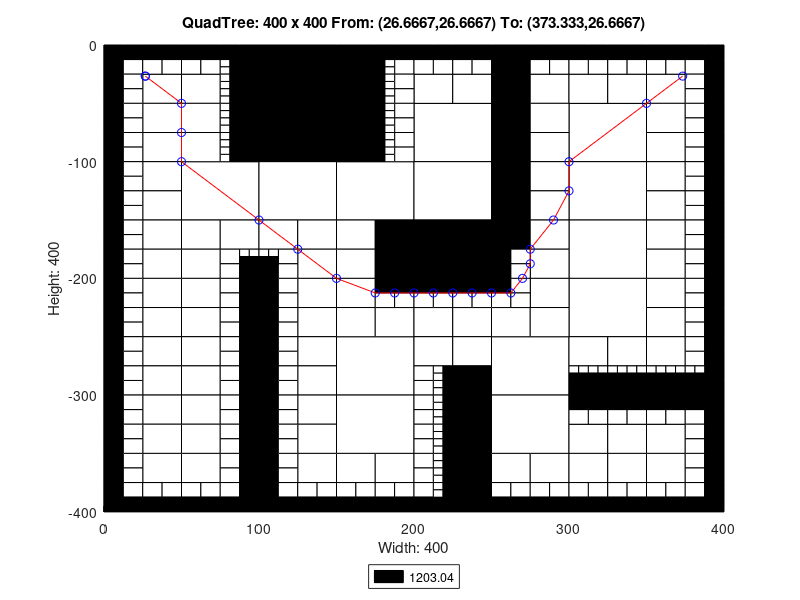

Source code (MATLAB):
axis([0 400 -400 0]);
title('QuadTree: 400 x 400 From: (26.6667,26.6667) To: (373.333,26.6667)');
xlabel('Width: 400');
ylabel('Height: 400');
rectangle('Position',[100 -50 50 50], 'FaceColor',[0 0 0]);
rectangle('Position',[100 -100 50 50], 'FaceColor',[0 0 0]);
rectangle('Position',[50 -150 50 50], 'FaceColor',[1 1 1]);
rectangle('Position',[100 -150 50 50], 'FaceColor',[1 1 1]);
rectangle('Position',[150 -150 50 50], 'FaceColor',[1 1 1]);
rectangle('Position',[200 -100 50 50], 'FaceColor',[1 1 1]);
rectangle('Position',[300 -100 50 50], 'FaceColor',[1 1 1]);
rectangle('Position',[200 -150 50 50], 'FaceColor',[1 1 1]);
rectangle('Position',[200 -200 50 50], 'FaceColor',[0 0 0]);
rectangle('Position',[300 -150 50 50], 'FaceColor',[1 1 1]);
rectangle('Position',[300 -200 50 50], 'FaceColor',[1 1 1]);
rectangle('Position',[150 -300 50 50], 'FaceColor',[1 1 1]);
rectangle('Position',[150 -350 50 50], 'FaceColor',[1 1 1]);
rectangle('Position',[250 -300 50 50], 'FaceColor',[1 1 1]);
rectangle('Position',[300 -250 50 50], 'FaceColor',[1 1 1]);
rectangle('Position',[250 -350 50 50], 'FaceColor',[1 1 1]);
rectangle('Position',[25 -50 25 25], 'FaceColor',[1 1 1]);
rectangle('Position',[50 -50 25 25], 'FaceColor',[1 1 1]);
rectangle('Position',[25 -75 25 25], 'FaceColor',[1 1 1]);
rectangle('Position',[25 -100 25 25], 'FaceColor',[1 1 1]);
rectangle('Position',[50 -75 25 25], 'FaceColor',[1 1 1]);
rectangle('Position',[50 -100 25 25], 'FaceColor',[1 1 1]);
rectangle('Position',[150 -25 25 25], 'FaceColor',[0 0 0]);
rectangle('Position',[150 -50 25 25], 'FaceColor',[0 0 0]);
rectangle('Position',[150 -75 25 25], 'FaceColor',[0 0 0]);
rectangle('Position',[150 -100 25 25], 'FaceColor',[0 0 0]);
rectangle('Position',[25 -125 25 25], 'FaceColor',[1 1 1]);
rectangle('Position',[25 -150 25 25], 'FaceColor',[1 1 1]);
rectangle('Position',[25 -175 25 25], 'FaceColor',[1 1 1]);
rectangle('Position',[25 -200 25 25], 'FaceColor',[1 1 1]);
rectangle('Position',[50 -175 25 25], 'FaceColor',[1 1 1]);
rectangle('Position',[75 -175 25 25], 'FaceColor',[1 1 1]);
rectangle('Position',[50 -200 25 25], 'FaceColor',[1 1 1]);
rectangle('Position',[100 -175 25 25], 'FaceColor',[1 1 1]);
rectangle('Position',[125 -175 25 25], 'FaceColor',[1 1 1]);
rectangle('Position',[125 -200 25 25], 'FaceColor',[1 1 1]);
rectangle('Position',[150 -175 25 25], 'FaceColor',[1 1 1]);
rectangle('Position',[175 -175 25 25], 'FaceColor',[0 0 0]);
rectangle('Position',[150 -200 25 25], 'FaceColor',[1 1 1]);
rectangle('Position',[175 -200 25 25], 'FaceColor',[0 0 0]);
rectangle('Position',[200 -50 25 25], 'FaceColor',[1 1 1]);
rectangle('Position',[225 -50 25 25], 'FaceColor',[1 1 1]);
rectangle('Position',[250 -25 25 25], 'FaceColor',[0 0 0]);
rectangle('Position',[250 -50 25 25], 'FaceColor',[0 0 0]);
rectangle('Position',[275 -50 25 25], 'FaceColor',[1 1 1]);
rectangle('Position',[250 -75 25 25], 'FaceColor',[0 0 0]);
rectangle('Position',[275 -75 25 25], 'FaceColor',[1 1 1]);
rectangle('Position',[250 -100 25 25], 'FaceColor',[0 0 0]);
rectangle('Position',[275 -100 25 25], 'FaceColor',[1 1 1]);
rectangle('Position',[300 -50 25 25], 'FaceColor',[1 1 1]);
rectangle('Position',[325 -50 25 25], 'FaceColor',[1 1 1]);
rectangle('Position',[350 -50 25 25], 'FaceColor',[1 1 1]);
rectangle('Position',[350 -75 25 25], 'FaceColor',[1 1 1]);
rectangle('Position',[350 -100 25 25], 'FaceColor',[1 1 1]);
rectangle('Position',[250 -125 25 25], 'FaceColor',[0 0 0]);
rectangle('Position',[275 -125 25 25], 'FaceColor',[1 1 1]);
rectangle('Position',[250 -150 25 25], 'FaceColor',[0 0 0]);
rectangle('Position',[275 -150 25 25], 'FaceColor',[1 1 1]);
rectangle('Position',[250 -175 25 25], 'FaceColor',[0 0 0]);
rectangle('Position',[275 -175 25 25], 'FaceColor',[1 1 1]);
rectangle('Position',[275 -200 25 25], 'FaceColor',[1 1 1]);
rectangle('Position',[350 -125 25 25], 'FaceColor',[1 1 1]);
rectangle('Position',[350 -150 25 25], 'FaceColor',[1 1 1]);
rectangle('Position',[350 -175 25 25], 'FaceColor',[1 1 1]);
rectangle('Position',[350 -200 25 25], 'FaceColor',[1 1 1]);
rectangle('Position',[25 -225 25 25], 'FaceColor',[1 1 1]);
rectangle('Position',[25 -250 25 25], 'FaceColor',[1 1 1]);
rectangle('Position',[50 -225 25 25], 'FaceColor',[1 1 1]);
rectangle('Position',[50 -250 25 25], 'FaceColor',[1 1 1]);
rectangle('Position',[25 -275 25 25], 'FaceColor',[1 1 1]);
rectangle('Position',[25 -300 25 25], 'FaceColor',[1 1 1]);
rectangle('Position',[50 -275 25 25], 'FaceColor',[1 1 1]);
rectangle('Position',[50 -300 25 25], 'FaceColor',[1 1 1]);
rectangle('Position',[125 -225 25 25], 'FaceColor',[1 1 1]);
rectangle('Position',[125 -250 25 25], 'FaceColor',[1 1 1]);
rectangle('Position',[150 -225 25 25], 'FaceColor',[1 1 1]);
rectangle('Position',[150 -250 25 25], 'FaceColor',[1 1 1]);
rectangle('Position',[175 -250 25 25], 'FaceColor',[1 1 1]);
rectangle('Position',[125 -275 25 25], 'FaceColor',[1 1 1]);
rectangle('Position',[125 -300 25 25], 'FaceColor',[1 1 1]);
rectangle('Position',[25 -325 25 25], 'FaceColor',[1 1 1]);
rectangle('Position',[25 -350 25 25], 'FaceColor',[1 1 1]);
rectangle('Position',[50 -325 25 25], 'FaceColor',[1 1 1]);
rectangle('Position',[50 -350 25 25], 'FaceColor',[1 1 1]);
rectangle('Position',[25 -375 25 25], 'FaceColor',[1 1 1]);
rectangle('Position',[50 -375 25 25], 'FaceColor',[1 1 1]);
rectangle('Position',[125 -325 25 25], 'FaceColor',[1 1 1]);
rectangle('Position',[125 -350 25 25], 'FaceColor',[1 1 1]);
rectangle('Position',[125 -375 25 25], 'FaceColor',[1 1 1]);
rectangle('Position',[150 -375 25 25], 'FaceColor',[1 1 1]);
rectangle('Position',[175 -375 25 25], 'FaceColor',[1 1 1]);
rectangle('Position',[200 -250 25 25], 'FaceColor',[1 1 1]);
rectangle('Position',[225 -250 25 25], 'FaceColor',[1 1 1]);
rectangle('Position',[275 -225 25 25], 'FaceColor',[1 1 1]);
rectangle('Position',[250 -250 25 25], 'FaceColor',[1 1 1]);
rectangle('Position',[275 -250 25 25], 'FaceColor',[1 1 1]);
rectangle('Position',[200 -275 25 25], 'FaceColor',[1 1 1]);
rectangle('Position',[225 -275 25 25], 'FaceColor',[1 1 1]);
rectangle('Position',[225 -300 25 25], 'FaceColor',[0 0 0]);
rectangle('Position',[350 -225 25 25], 'FaceColor',[1 1 1]);
rectangle('Position',[350 -250 25 25], 'FaceColor',[1 1 1]);
rectangle('Position',[300 -275 25 25], 'FaceColor',[1 1 1]);
rectangle('Position',[325 -275 25 25], 'FaceColor',[1 1 1]);
rectangle('Position',[350 -275 25 25], 'FaceColor',[1 1 1]);
rectangle('Position',[225 -325 25 25], 'FaceColor',[0 0 0]);
rectangle('Position',[225 -350 25 25], 'FaceColor',[0 0 0]);
rectangle('Position',[225 -375 25 25], 'FaceColor',[0 0 0]);
rectangle('Position',[225 -400 25 25], 'FaceColor',[0 0 0]);
rectangle('Position',[250 -375 25 25], 'FaceColor',[1 1 1]);
rectangle('Position',[275 -375 25 25], 'FaceColor',[1 1 1]);
rectangle('Position',[300 -350 25 25], 'FaceColor',[1 1 1]);
rectangle('Position',[325 -350 25 25], 'FaceColor',[1 1 1]);
rectangle('Position',[350 -350 25 25], 'FaceColor',[1 1 1]);
rectangle('Position',[300 -375 25 25], 'FaceColor',[1 1 1]);
rectangle('Position',[325 -375 25 25], 'FaceColor',[1 1 1]);
rectangle('Position',[350 -375 25 25], 'FaceColor',[1 1 1]);
rectangle('Position',[0 -12.5 12.5 12.5], 'FaceColor',[0 0 0]);
rectangle('Position',[12.5 -12.5 12.5 12.5], 'FaceColor',[0 0 0]);
rectangle('Position',[0 -25 12.5 12.5], 'FaceColor',[0 0 0]);
rectangle('Position',[12.5 -25 12.5 12.5], 'FaceColor',[1 1 1]);
rectangle('Position',[25 -12.5 12.5 12.5], 'FaceColor',[0 0 0]);
rectangle('Position',[37.5 -12.5 12.5 12.5], 'FaceColor',[0 0 0]);
rectangle('Position',[25 -25 12.5 12.5], 'FaceColor',[1 1 1]);
rectangle('Position',[37.5 -25 12.5 12.5], 'FaceColor',[1 1 1]);
rectangle('Position',[0 -37.5 12.5 12.5], 'FaceColor',[0 0 0]);
rectangle('Position',[12.5 -37.5 12.5 12.5], 'FaceColor',[1 1 1]);
rectangle('Position',[0 -50 12.5 12.5], 'FaceColor',[0 0 0]);
rectangle('Position',[12.5 -50 12.5 12.5], 'FaceColor',[1 1 1]);
rectangle('Position',[50 -12.5 12.5 12.5], 'FaceColor',[0 0 0]);
rectangle('Position',[62.5 -12.5 12.5 12.5], 'FaceColor',[0 0 0]);
rectangle('Position',[50 -25 12.5 12.5], 'FaceColor',[1 1 1]);
rectangle('Position',[62.5 -25 12.5 12.5], 'FaceColor',[1 1 1]);
rectangle('Position',[75 -12.5 12.5 12.5], 'FaceColor',[0 0 0]);
rectangle('Position',[87.5 -12.5 12.5 12.5], 'FaceColor',[0 0 0]);
rectangle('Position',[87.5 -25 12.5 12.5], 'FaceColor',[0 0 0]);
rectangle('Position',[87.5 -37.5 12.5 12.5], 'FaceColor',[0 0 0]);
rectangle('Position',[87.5 -50 12.5 12.5], 'FaceColor',[0 0 0]);
rectangle('Position',[0 -62.5 12.5 12.5], 'FaceColor',[0 0 0]);
rectangle('Position',[12.5 -62.5 12.5 12.5], 'FaceColor',[1 1 1]);
rectangle('Position',[0 -75 12.5 12.5], 'FaceColor',[0 0 0]);
rectangle('Position',[12.5 -75 12.5 12.5], 'FaceColor',[1 1 1]);
rectangle('Position',[0 -87.5 12.5 12.5], 'FaceColor',[0 0 0]);
rectangle('Position',[12.5 -87.5 12.5 12.5], 'FaceColor',[1 1 1]);
rectangle('Position',[0 -100 12.5 12.5], 'FaceColor',[0 0 0]);
rectangle('Position',[12.5 -100 12.5 12.5], 'FaceColor',[1 1 1]);
rectangle('Position',[87.5 -62.5 12.5 12.5], 'FaceColor',[0 0 0]);
rectangle('Position',[87.5 -75 12.5 12.5], 'FaceColor',[0 0 0]);
rectangle('Position',[87.5 -87.5 12.5 12.5], 'FaceColor',[0 0 0]);
rectangle('Position',[87.5 -100 12.5 12.5], 'FaceColor',[0 0 0]);
rectangle('Position',[175 -12.5 12.5 12.5], 'FaceColor',[0 0 0]);
rectangle('Position',[187.5 -12.5 12.5 12.5], 'FaceColor',[0 0 0]);
rectangle('Position',[187.5 -25 12.5 12.5], 'FaceColor',[1 1 1]);
rectangle('Position',[187.5 -37.5 12.5 12.5], 'FaceColor',[1 1 1]);
rectangle('Position',[187.5 -50 12.5 12.5], 'FaceColor',[1 1 1]);
rectangle('Position',[187.5 -62.5 12.5 12.5], 'FaceColor',[1 1 1]);
rectangle('Position',[187.5 -75 12.5 12.5], 'FaceColor',[1 1 1]);
rectangle('Position',[187.5 -87.5 12.5 12.5], 'FaceColor',[1 1 1]);
rectangle('Position',[187.5 -100 12.5 12.5], 'FaceColor',[1 1 1]);
rectangle('Position',[0 -112.5 12.5 12.5], 'FaceColor',[0 0 0]);
rectangle('Position',[12.5 -112.5 12.5 12.5], 'FaceColor',[1 1 1]);
rectangle('Position',[0 -125 12.5 12.5], 'FaceColor',[0 0 0]);
rectangle('Position',[12.5 -125 12.5 12.5], 'FaceColor',[1 1 1]);
rectangle('Position',[0 -137.5 12.5 12.5], 'FaceColor',[0 0 0]);
rectangle('Position',[12.5 -137.5 12.5 12.5], 'FaceColor',[1 1 1]);
rectangle('Position',[0 -150 12.5 12.5], 'FaceColor',[0 0 0]);
rectangle('Position',[12.5 -150 12.5 12.5], 'FaceColor',[1 1 1]);
rectangle('Position',[0 -162.5 12.5 12.5], 'FaceColor',[0 0 0]);
rectangle('Position',[12.5 -162.5 12.5 12.5], 'FaceColor',[1 1 1]);
rectangle('Position',[0 -175 12.5 12.5], 'FaceColor',[0 0 0]);
rectangle('Position',[12.5 -175 12.5 12.5], 'FaceColor',[1 1 1]);
rectangle('Position',[0 -187.5 12.5 12.5], 'FaceColor',[0 0 0]);
rectangle('Position',[12.5 -187.5 12.5 12.5], 'FaceColor',[1 1 1]);
rectangle('Position',[0 -200 12.5 12.5], 'FaceColor',[0 0 0]);
rectangle('Position',[12.5 -200 12.5 12.5], 'FaceColor',[1 1 1]);
rectangle('Position',[75 -187.5 12.5 12.5], 'FaceColor',[1 1 1]);
rectangle('Position',[75 -200 12.5 12.5], 'FaceColor',[1 1 1]);
rectangle('Position',[87.5 -200 12.5 12.5], 'FaceColor',[0 0 0]);
rectangle('Position',[112.5 -187.5 12.5 12.5], 'FaceColor',[1 1 1]);
rectangle('Position',[100 -200 12.5 12.5], 'FaceColor',[0 0 0]);
rectangle('Position',[112.5 -200 12.5 12.5], 'FaceColor',[1 1 1]);
rectangle('Position',[200 -12.5 12.5 12.5], 'FaceColor',[0 0 0]);
rectangle('Position',[212.5 -12.5 12.5 12.5], 'FaceColor',[0 0 0]);
rectangle('Position',[200 -25 12.5 12.5], 'FaceColor',[1 1 1]);
rectangle('Position',[212.5 -25 12.5 12.5], 'FaceColor',[1 1 1]);
rectangle('Position',[225 -12.5 12.5 12.5], 'FaceColor',[0 0 0]);
rectangle('Position',[237.5 -12.5 12.5 12.5], 'FaceColor',[0 0 0]);
rectangle('Position',[225 -25 12.5 12.5], 'FaceColor',[1 1 1]);
rectangle('Position',[237.5 -25 12.5 12.5], 'FaceColor',[1 1 1]);
rectangle('Position',[275 -12.5 12.5 12.5], 'FaceColor',[0 0 0]);
rectangle('Position',[287.5 -12.5 12.5 12.5], 'FaceColor',[0 0 0]);
rectangle('Position',[275 -25 12.5 12.5], 'FaceColor',[1 1 1]);
rectangle('Position',[287.5 -25 12.5 12.5], 'FaceColor',[1 1 1]);
rectangle('Position',[300 -12.5 12.5 12.5], 'FaceColor',[0 0 0]);
rectangle('Position',[312.5 -12.5 12.5 12.5], 'FaceColor',[0 0 0]);
rectangle('Position',[300 -25 12.5 12.5], 'FaceColor',[1 1 1]);
rectangle('Position',[312.5 -25 12.5 12.5], 'FaceColor',[1 1 1]);
rectangle('Position',[325 -12.5 12.5 12.5], 'FaceColor',[0 0 0]);
rectangle('Position',[337.5 -12.5 12.5 12.5], 'FaceColor',[0 0 0]);
rectangle('Position',[325 -25 12.5 12.5], 'FaceColor',[1 1 1]);
rectangle('Position',[337.5 -25 12.5 12.5], 'FaceColor',[1 1 1]);
rectangle('Position',[350 -12.5 12.5 12.5], 'FaceColor',[0 0 0]);
rectangle('Position',[362.5 -12.5 12.5 12.5], 'FaceColor',[0 0 0]);
rectangle('Position',[350 -25 12.5 12.5], 'FaceColor',[1 1 1]);
rectangle('Position',[362.5 -25 12.5 12.5], 'FaceColor',[1 1 1]);
rectangle('Position',[375 -12.5 12.5 12.5], 'FaceColor',[0 0 0]);
rectangle('Position',[387.5 -12.5 12.5 12.5], 'FaceColor',[0 0 0]);
rectangle('Position',[375 -25 12.5 12.5], 'FaceColor',[1 1 1]);
rectangle('Position',[387.5 -25 12.5 12.5], 'FaceColor',[0 0 0]);
rectangle('Position',[375 -37.5 12.5 12.5], 'FaceColor',[1 1 1]);
rectangle('Position',[387.5 -37.5 12.5 12.5], 'FaceColor',[0 0 0]);
rectangle('Position',[375 -50 12.5 12.5], 'FaceColor',[1 1 1]);
rectangle('Position',[387.5 -50 12.5 12.5], 'FaceColor',[0 0 0]);
rectangle('Position',[375 -62.5 12.5 12.5], 'FaceColor',[1 1 1]);
rectangle('Position',[387.5 -62.5 12.5 12.5], 'FaceColor',[0 0 0]);
rectangle('Position',[375 -75 12.5 12.5], 'FaceColor',[1 1 1]);
rectangle('Position',[387.5 -75 12.5 12.5], 'FaceColor',[0 0 0]);
rectangle('Position',[375 -87.5 12.5 12.5], 'FaceColor',[1 1 1]);
rectangle('Position',[387.5 -87.5 12.5 12.5], 'FaceColor',[0 0 0]);
rectangle('Position',[375 -100 12.5 12.5], 'FaceColor',[1 1 1]);
rectangle('Position',[387.5 -100 12.5 12.5], 'FaceColor',[0 0 0]);
rectangle('Position',[250 -187.5 12.5 12.5], 'FaceColor',[0 0 0]);
rectangle('Position',[262.5 -187.5 12.5 12.5], 'FaceColor',[1 1 1]);
rectangle('Position',[250 -200 12.5 12.5], 'FaceColor',[0 0 0]);
rectangle('Position',[262.5 -200 12.5 12.5], 'FaceColor',[1 1 1]);
rectangle('Position',[375 -112.5 12.5 12.5], 'FaceColor',[1 1 1]);
rectangle('Position',[387.5 -112.5 12.5 12.5], 'FaceColor',[0 0 0]);
rectangle('Position',[375 -125 12.5 12.5], 'FaceColor',[1 1 1]);
rectangle('Position',[387.5 -125 12.5 12.5], 'FaceColor',[0 0 0]);
rectangle('Position',[375 -137.5 12.5 12.5], 'FaceColor',[1 1 1]);
rectangle('Position',[387.5 -137.5 12.5 12.5], 'FaceColor',[0 0 0]);
rectangle('Position',[375 -150 12.5 12.5], 'FaceColor',[1 1 1]);
rectangle('Position',[387.5 -150 12.5 12.5], 'FaceColor',[0 0 0]);
rectangle('Position',[375 -162.5 12.5 12.5], 'FaceColor',[1 1 1]);
rectangle('Position',[387.5 -162.5 12.5 12.5], 'FaceColor',[0 0 0]);
rectangle('Position',[375 -175 12.5 12.5], 'FaceColor',[1 1 1]);
rectangle('Position',[387.5 -175 12.5 12.5], 'FaceColor',[0 0 0]);
rectangle('Position',[375 -187.5 12.5 12.5], 'FaceColor',[1 1 1]);
rectangle('Position',[387.5 -187.5 12.5 12.5], 'FaceColor',[0 0 0]);
rectangle('Position',[375 -200 12.5 12.5], 'FaceColor',[1 1 1]);
rectangle('Position',[387.5 -200 12.5 12.5], 'FaceColor',[0 0 0]);
rectangle('Position',[0 -212.5 12.5 12.5], 'FaceColor',[0 0 0]);
rectangle('Position',[12.5 -212.5 12.5 12.5], 'FaceColor',[1 1 1]);
rectangle('Position',[0 -225 12.5 12.5], 'FaceColor',[0 0 0]);
rectangle('Position',[12.5 -225 12.5 12.5], 'FaceColor',[1 1 1]);
rectangle('Position',[0 -237.5 12.5 12.5], 'FaceColor',[0 0 0]);
rectangle('Position',[12.5 -237.5 12.5 12.5], 'FaceColor',[1 1 1]);
rectangle('Position',[0 -250 12.5 12.5], 'FaceColor',[0 0 0]);
rectangle('Position',[12.5 -250 12.5 12.5], 'FaceColor',[1 1 1]);
rectangle('Position',[75 -212.5 12.5 12.5], 'FaceColor',[1 1 1]);
rectangle('Position',[87.5 -212.5 12.5 12.5], 'FaceColor',[0 0 0]);
rectangle('Position',[75 -225 12.5 12.5], 'FaceColor',[1 1 1]);
rectangle('Position',[87.5 -225 12.5 12.5], 'FaceColor',[0 0 0]);
rectangle('Position',[75 -237.5 12.5 12.5], 'FaceColor',[1 1 1]);
rectangle('Position',[87.5 -237.5 12.5 12.5], 'FaceColor',[0 0 0]);
rectangle('Position',[75 -250 12.5 12.5], 'FaceColor',[1 1 1]);
rectangle('Position',[87.5 -250 12.5 12.5], 'FaceColor',[0 0 0]);
rectangle('Position',[0 -262.5 12.5 12.5], 'FaceColor',[0 0 0]);
rectangle('Position',[12.5 -262.5 12.5 12.5], 'FaceColor',[1 1 1]);
rectangle('Position',[0 -275 12.5 12.5], 'FaceColor',[0 0 0]);
rectangle('Position',[12.5 -275 12.5 12.5], 'FaceColor',[1 1 1]);
rectangle('Position',[0 -287.5 12.5 12.5], 'FaceColor',[0 0 0]);
rectangle('Position',[12.5 -287.5 12.5 12.5], 'FaceColor',[1 1 1]);
rectangle('Position',[0 -300 12.5 12.5], 'FaceColor',[0 0 0]);
rectangle('Position',[12.5 -300 12.5 12.5], 'FaceColor',[1 1 1]);
rectangle('Position',[75 -262.5 12.5 12.5], 'FaceColor',[1 1 1]);
rectangle('Position',[87.5 -262.5 12.5 12.5], 'FaceColor',[0 0 0]);
rectangle('Position',[75 -275 12.5 12.5], 'FaceColor',[1 1 1]);
rectangle('Position',[87.5 -275 12.5 12.5], 'FaceColor',[0 0 0]);
rectangle('Position',[75 -287.5 12.5 12.5], 'FaceColor',[1 1 1]);
rectangle('Position',[87.5 -287.5 12.5 12.5], 'FaceColor',[0 0 0]);
rectangle('Position',[75 -300 12.5 12.5], 'FaceColor',[1 1 1]);
rectangle('Position',[87.5 -300 12.5 12.5], 'FaceColor',[0 0 0]);
rectangle('Position',[100 -212.5 12.5 12.5], 'FaceColor',[0 0 0]);
rectangle('Position',[112.5 -212.5 12.5 12.5], 'FaceColor',[1 1 1]);
rectangle('Position',[100 -225 12.5 12.5], 'FaceColor',[0 0 0]);
rectangle('Position',[112.5 -225 12.5 12.5], 'FaceColor',[1 1 1]);
rectangle('Position',[100 -237.5 12.5 12.5], 'FaceColor',[0 0 0]);
rectangle('Position',[112.5 -237.5 12.5 12.5], 'FaceColor',[1 1 1]);
rectangle('Position',[100 -250 12.5 12.5], 'FaceColor',[0 0 0]);
rectangle('Position',[112.5 -250 12.5 12.5], 'FaceColor',[1 1 1]);
rectangle('Position',[175 -212.5 12.5 12.5], 'FaceColor',[0 0 0]);
rectangle('Position',[187.5 -212.5 12.5 12.5], 'FaceColor',[0 0 0]);
rectangle('Position',[175 -225 12.5 12.5], 'FaceColor',[1 1 1]);
rectangle('Position',[187.5 -225 12.5 12.5], 'FaceColor',[1 1 1]);
rectangle('Position',[100 -262.5 12.5 12.5], 'FaceColor',[0 0 0]);
rectangle('Position',[112.5 -262.5 12.5 12.5], 'FaceColor',[1 1 1]);
rectangle('Position',[100 -275 12.5 12.5], 'FaceColor',[0 0 0]);
rectangle('Position',[112.5 -275 12.5 12.5], 'FaceColor',[1 1 1]);
rectangle('Position',[100 -287.5 12.5 12.5], 'FaceColor',[0 0 0]);
rectangle('Position',[112.5 -287.5 12.5 12.5], 'FaceColor',[1 1 1]);
rectangle('Position',[100 -300 12.5 12.5], 'FaceColor',[0 0 0]);
rectangle('Position',[112.5 -300 12.5 12.5], 'FaceColor',[1 1 1]);
rectangle('Position',[0 -312.5 12.5 12.5], 'FaceColor',[0 0 0]);
rectangle('Position',[12.5 -312.5 12.5 12.5], 'FaceColor',[1 1 1]);
rectangle('Position',[0 -325 12.5 12.5], 'FaceColor',[0 0 0]);
rectangle('Position',[12.5 -325 12.5 12.5], 'FaceColor',[1 1 1]);
rectangle('Position',[0 -337.5 12.5 12.5], 'FaceColor',[0 0 0]);
rectangle('Position',[12.5 -337.5 12.5 12.5], 'FaceColor',[1 1 1]);
rectangle('Position',[0 -350 12.5 12.5], 'FaceColor',[0 0 0]);
rectangle('Position',[12.5 -350 12.5 12.5], 'FaceColor',[1 1 1]);
rectangle('Position',[75 -312.5 12.5 12.5], 'FaceColor',[1 1 1]);
rectangle('Position',[87.5 -312.5 12.5 12.5], 'FaceColor',[0 0 0]);
rectangle('Position',[75 -325 12.5 12.5], 'FaceColor',[1 1 1]);
rectangle('Position',[87.5 -325 12.5 12.5], 'FaceColor',[0 0 0]);
rectangle('Position',[75 -337.5 12.5 12.5], 'FaceColor',[1 1 1]);
rectangle('Position',[87.5 -337.5 12.5 12.5], 'FaceColor',[0 0 0]);
rectangle('Position',[75 -350 12.5 12.5], 'FaceColor',[1 1 1]);
rectangle('Position',[87.5 -350 12.5 12.5], 'FaceColor',[0 0 0]);
rectangle('Position',[0 -362.5 12.5 12.5], 'FaceColor',[0 0 0]);
rectangle('Position',[12.5 -362.5 12.5 12.5], 'FaceColor',[1 1 1]);
rectangle('Position',[0 -375 12.5 12.5], 'FaceColor',[0 0 0]);
rectangle('Position',[12.5 -375 12.5 12.5], 'FaceColor',[1 1 1]);
rectangle('Position',[0 -387.5 12.5 12.5], 'FaceColor',[0 0 0]);
rectangle('Position',[12.5 -387.5 12.5 12.5], 'FaceColor',[1 1 1]);
rectangle('Position',[0 -400 12.5 12.5], 'FaceColor',[0 0 0]);
rectangle('Position',[12.5 -400 12.5 12.5], 'FaceColor',[0 0 0]);
rectangle('Position',[25 -387.5 12.5 12.5], 'FaceColor',[1 1 1]);
rectangle('Position',[37.5 -387.5 12.5 12.5], 'FaceColor',[1 1 1]);
rectangle('Position',[25 -400 12.5 12.5], 'FaceColor',[0 0 0]);
rectangle('Position',[37.5 -400 12.5 12.5], 'FaceColor',[0 0 0]);
rectangle('Position',[75 -362.5 12.5 12.5], 'FaceColor',[1 1 1]);
rectangle('Position',[87.5 -362.5 12.5 12.5], 'FaceColor',[0 0 0]);
rectangle('Position',[75 -375 12.5 12.5], 'FaceColor',[1 1 1]);
rectangle('Position',[87.5 -375 12.5 12.5], 'FaceColor',[0 0 0]);
rectangle('Position',[50 -387.5 12.5 12.5], 'FaceColor',[1 1 1]);
rectangle('Position',[62.5 -387.5 12.5 12.5], 'FaceColor',[1 1 1]);
rectangle('Position',[50 -400 12.5 12.5], 'FaceColor',[0 0 0]);
rectangle('Position',[62.5 -400 12.5 12.5], 'FaceColor',[0 0 0]);
rectangle('Position',[75 -387.5 12.5 12.5], 'FaceColor',[1 1 1]);
rectangle('Position',[87.5 -387.5 12.5 12.5], 'FaceColor',[0 0 0]);
rectangle('Position',[75 -400 12.5 12.5], 'FaceColor',[0 0 0]);
rectangle('Position',[87.5 -400 12.5 12.5], 'FaceColor',[0 0 0]);
rectangle('Position',[100 -312.5 12.5 12.5], 'FaceColor',[0 0 0]);
rectangle('Position',[112.5 -312.5 12.5 12.5], 'FaceColor',[1 1 1]);
rectangle('Position',[100 -325 12.5 12.5], 'FaceColor',[0 0 0]);
rectangle('Position',[112.5 -325 12.5 12.5], 'FaceColor',[1 1 1]);
rectangle('Position',[100 -337.5 12.5 12.5], 'FaceColor',[0 0 0]);
rectangle('Position',[112.5 -337.5 12.5 12.5], 'FaceColor',[1 1 1]);
rectangle('Position',[100 -350 12.5 12.5], 'FaceColor',[0 0 0]);
rectangle('Position',[112.5 -350 12.5 12.5], 'FaceColor',[1 1 1]);
rectangle('Position',[100 -362.5 12.5 12.5], 'FaceColor',[0 0 0]);
rectangle('Position',[112.5 -362.5 12.5 12.5], 'FaceColor',[1 1 1]);
rectangle('Position',[100 -375 12.5 12.5], 'FaceColor',[0 0 0]);
rectangle('Position',[112.5 -375 12.5 12.5], 'FaceColor',[1 1 1]);
rectangle('Position',[100 -387.5 12.5 12.5], 'FaceColor',[0 0 0]);
rectangle('Position',[112.5 -387.5 12.5 12.5], 'FaceColor',[1 1 1]);
rectangle('Position',[100 -400 12.5 12.5], 'FaceColor',[0 0 0]);
rectangle('Position',[112.5 -400 12.5 12.5], 'FaceColor',[0 0 0]);
rectangle('Position',[125 -387.5 12.5 12.5], 'FaceColor',[1 1 1]);
rectangle('Position',[137.5 -387.5 12.5 12.5], 'FaceColor',[1 1 1]);
rectangle('Position',[125 -400 12.5 12.5], 'FaceColor',[0 0 0]);
rectangle('Position',[137.5 -400 12.5 12.5], 'FaceColor',[0 0 0]);
rectangle('Position',[150 -387.5 12.5 12.5], 'FaceColor',[1 1 1]);
rectangle('Position',[162.5 -387.5 12.5 12.5], 'FaceColor',[1 1 1]);
rectangle('Position',[150 -400 12.5 12.5], 'FaceColor',[0 0 0]);
rectangle('Position',[162.5 -400 12.5 12.5], 'FaceColor',[0 0 0]);
rectangle('Position',[175 -387.5 12.5 12.5], 'FaceColor',[1 1 1]);
rectangle('Position',[187.5 -387.5 12.5 12.5], 'FaceColor',[1 1 1]);
rectangle('Position',[175 -400 12.5 12.5], 'FaceColor',[0 0 0]);
rectangle('Position',[187.5 -400 12.5 12.5], 'FaceColor',[0 0 0]);
rectangle('Position',[200 -212.5 12.5 12.5], 'FaceColor',[0 0 0]);
rectangle('Position',[212.5 -212.5 12.5 12.5], 'FaceColor',[0 0 0]);
rectangle('Position',[200 -225 12.5 12.5], 'FaceColor',[1 1 1]);
rectangle('Position',[212.5 -225 12.5 12.5], 'FaceColor',[1 1 1]);
rectangle('Position',[225 -212.5 12.5 12.5], 'FaceColor',[0 0 0]);
rectangle('Position',[237.5 -212.5 12.5 12.5], 'FaceColor',[0 0 0]);
rectangle('Position',[225 -225 12.5 12.5], 'FaceColor',[1 1 1]);
rectangle('Position',[237.5 -225 12.5 12.5], 'FaceColor',[1 1 1]);
rectangle('Position',[250 -212.5 12.5 12.5], 'FaceColor',[0 0 0]);
rectangle('Position',[262.5 -212.5 12.5 12.5], 'FaceColor',[1 1 1]);
rectangle('Position',[250 -225 12.5 12.5], 'FaceColor',[1 1 1]);
rectangle('Position',[262.5 -225 12.5 12.5], 'FaceColor',[1 1 1]);
rectangle('Position',[200 -287.5 12.5 12.5], 'FaceColor',[1 1 1]);
rectangle('Position',[200 -300 12.5 12.5], 'FaceColor',[1 1 1]);
rectangle('Position',[375 -212.5 12.5 12.5], 'FaceColor',[1 1 1]);
rectangle('Position',[387.5 -212.5 12.5 12.5], 'FaceColor',[0 0 0]);
rectangle('Position',[375 -225 12.5 12.5], 'FaceColor',[1 1 1]);
rectangle('Position',[387.5 -225 12.5 12.5], 'FaceColor',[0 0 0]);
rectangle('Position',[375 -237.5 12.5 12.5], 'FaceColor',[1 1 1]);
rectangle('Position',[387.5 -237.5 12.5 12.5], 'FaceColor',[0 0 0]);
rectangle('Position',[375 -250 12.5 12.5], 'FaceColor',[1 1 1]);
rectangle('Position',[387.5 -250 12.5 12.5], 'FaceColor',[0 0 0]);
rectangle('Position',[300 -300 12.5 12.5], 'FaceColor',[0 0 0]);
rectangle('Position',[312.5 -300 12.5 12.5], 'FaceColor',[0 0 0]);
rectangle('Position',[325 -300 12.5 12.5], 'FaceColor',[0 0 0]);
rectangle('Position',[337.5 -300 12.5 12.5], 'FaceColor',[0 0 0]);
rectangle('Position',[375 -262.5 12.5 12.5], 'FaceColor',[1 1 1]);
rectangle('Position',[387.5 -262.5 12.5 12.5], 'FaceColor',[0 0 0]);
rectangle('Position',[375 -275 12.5 12.5], 'FaceColor',[1 1 1]);
rectangle('Position',[387.5 -275 12.5 12.5], 'FaceColor',[0 0 0]);
rectangle('Position',[350 -300 12.5 12.5], 'FaceColor',[0 0 0]);
rectangle('Position',[362.5 -300 12.5 12.5], 'FaceColor',[0 0 0]);
rectangle('Position',[387.5 -287.5 12.5 12.5], 'FaceColor',[0 0 0]);
rectangle('Position',[375 -300 12.5 12.5], 'FaceColor',[0 0 0]);
rectangle('Position',[387.5 -300 12.5 12.5], 'FaceColor',[0 0 0]);
rectangle('Position',[200 -312.5 12.5 12.5], 'FaceColor',[1 1 1]);
rectangle('Position',[200 -325 12.5 12.5], 'FaceColor',[1 1 1]);
rectangle('Position',[200 -337.5 12.5 12.5], 'FaceColor',[1 1 1]);
rectangle('Position',[200 -350 12.5 12.5], 'FaceColor',[1 1 1]);
rectangle('Position',[200 -362.5 12.5 12.5], 'FaceColor',[1 1 1]);
rectangle('Position',[200 -375 12.5 12.5], 'FaceColor',[1 1 1]);
rectangle('Position',[200 -387.5 12.5 12.5], 'FaceColor',[1 1 1]);
rectangle('Position',[200 -400 12.5 12.5], 'FaceColor',[0 0 0]);
rectangle('Position',[212.5 -400 12.5 12.5], 'FaceColor',[0 0 0]);
rectangle('Position',[250 -387.5 12.5 12.5], 'FaceColor',[1 1 1]);
rectangle('Position',[262.5 -387.5 12.5 12.5], 'FaceColor',[1 1 1]);
rectangle('Position',[250 -400 12.5 12.5], 'FaceColor',[0 0 0]);
rectangle('Position',[262.5 -400 12.5 12.5], 'FaceColor',[0 0 0]);
rectangle('Position',[275 -387.5 12.5 12.5], 'FaceColor',[1 1 1]);
rectangle('Position',[287.5 -387.5 12.5 12.5], 'FaceColor',[1 1 1]);
rectangle('Position',[275 -400 12.5 12.5], 'FaceColor',[0 0 0]);
rectangle('Position',[287.5 -400 12.5 12.5], 'FaceColor',[0 0 0]);
rectangle('Position',[300 -312.5 12.5 12.5], 'FaceColor',[0 0 0]);
rectangle('Position',[312.5 -312.5 12.5 12.5], 'FaceColor',[0 0 0]);
rectangle('Position',[300 -325 12.5 12.5], 'FaceColor',[1 1 1]);
rectangle('Position',[312.5 -325 12.5 12.5], 'FaceColor',[1 1 1]);
rectangle('Position',[325 -312.5 12.5 12.5], 'FaceColor',[0 0 0]);
rectangle('Position',[337.5 -312.5 12.5 12.5], 'FaceColor',[0 0 0]);
rectangle('Position',[325 -325 12.5 12.5], 'FaceColor',[1 1 1]);
rectangle('Position',[337.5 -325 12.5 12.5], 'FaceColor',[1 1 1]);
rectangle('Position',[350 -312.5 12.5 12.5], 'FaceColor',[0 0 0]);
rectangle('Position',[362.5 -312.5 12.5 12.5], 'FaceColor',[0 0 0]);
rectangle('Position',[350 -325 12.5 12.5], 'FaceColor',[1 1 1]);
rectangle('Position',[362.5 -325 12.5 12.5], 'FaceColor',[1 1 1]);
rectangle('Position',[375 -312.5 12.5 12.5], 'FaceColor',[0 0 0]);
rectangle('Position',[387.5 -312.5 12.5 12.5], 'FaceColor',[0 0 0]);
rectangle('Position',[375 -325 12.5 12.5], 'FaceColor',[1 1 1]);
rectangle('Position',[387.5 -325 12.5 12.5], 'FaceColor',[0 0 0]);
rectangle('Position',[375 -337.5 12.5 12.5], 'FaceColor',[1 1 1]);
rectangle('Position',[387.5 -337.5 12.5 12.5], 'FaceColor',[0 0 0]);
rectangle('Position',[375 -350 12.5 12.5], 'FaceColor',[1 1 1]);
rectangle('Position',[387.5 -350 12.5 12.5], 'FaceColor',[0 0 0]);
rectangle('Position',[300 -387.5 12.5 12.5], 'FaceColor',[1 1 1]);
rectangle('Position',[312.5 -387.5 12.5 12.5], 'FaceColor',[1 1 1]);
rectangle('Position',[300 -400 12.5 12.5], 'FaceColor',[0 0 0]);
rectangle('Position',[312.5 -400 12.5 12.5], 'FaceColor',[0 0 0]);
rectangle('Position',[325 -387.5 12.5 12.5], 'FaceColor',[1 1 1]);
rectangle('Position',[337.5 -387.5 12.5 12.5], 'FaceColor',[1 1 1]);
rectangle('Position',[325 -400 12.5 12.5], 'FaceColor',[0 0 0]);
rectangle('Position',[337.5 -400 12.5 12.5], 'FaceColor',[0 0 0]);
rectangle('Position',[375 -362.5 12.5 12.5], 'FaceColor',[1 1 1]);
rectangle('Position',[387.5 -362.5 12.5 12.5], 'FaceColor',[0 0 0]);
rectangle('Position',[375 -375 12.5 12.5], 'FaceColor',[1 1 1]);
rectangle('Position',[387.5 -375 12.5 12.5], 'FaceColor',[0 0 0]);
rectangle('Position',[350 -387.5 12.5 12.5], 'FaceColor',[1 1 1]);
rectangle('Position',[362.5 -387.5 12.5 12.5], 'FaceColor',[1 1 1]);
rectangle('Position',[350 -400 12.5 12.5], 'FaceColor',[0 0 0]);
rectangle('Position',[362.5 -400 12.5 12.5], 'FaceColor',[0 0 0]);
rectangle('Position',[375 -387.5 12.5 12.5], 'FaceColor',[1 1 1]);
rectangle('Position',[387.5 -387.5 12.5 12.5], 'FaceColor',[0 0 0]);
rectangle('Position',[375 -400 12.5 12.5], 'FaceColor',[0 0 0]);
rectangle('Position',[387.5 -400 12.5 12.5], 'FaceColor',[0 0 0]);
rectangle('Position',[75 -18.75 6.25 6.25], 'FaceColor',[1 1 1]);
rectangle('Position',[81.25 -18.75 6.25 6.25], 'FaceColor',[0 0 0]);
rectangle('Position',[75 -25 6.25 6.25], 'FaceColor',[1 1 1]);
rectangle('Position',[81.25 -25 6.25 6.25], 'FaceColor',[0 0 0]);
rectangle('Position',[75 -31.25 6.25 6.25], 'FaceColor',[1 1 1]);
rectangle('Position',[81.25 -31.25 6.25 6.25], 'FaceColor',[0 0 0]);
rectangle('Position',[75 -37.5 6.25 6.25], 'FaceColor',[1 1 1]);
rectangle('Position',[81.25 -37.5 6.25 6.25], 'FaceColor',[0 0 0]);
rectangle('Position',[75 -43.75 6.25 6.25], 'FaceColor',[1 1 1]);
rectangle('Position',[81.25 -43.75 6.25 6.25], 'FaceColor',[0 0 0]);
rectangle('Position',[75 -50 6.25 6.25], 'FaceColor',[1 1 1]);
rectangle('Position',[81.25 -50 6.25 6.25], 'FaceColor',[0 0 0]);
rectangle('Position',[75 -56.25 6.25 6.25], 'FaceColor',[1 1 1]);
rectangle('Position',[81.25 -56.25 6.25 6.25], 'FaceColor',[0 0 0]);
rectangle('Position',[75 -62.5 6.25 6.25], 'FaceColor',[1 1 1]);
rectangle('Position',[81.25 -62.5 6.25 6.25], 'FaceColor',[0 0 0]);
rectangle('Position',[75 -68.75 6.25 6.25], 'FaceColor',[1 1 1]);
rectangle('Position',[81.25 -68.75 6.25 6.25], 'FaceColor',[0 0 0]);
rectangle('Position',[75 -75 6.25 6.25], 'FaceColor',[1 1 1]);
rectangle('Position',[81.25 -75 6.25 6.25], 'FaceColor',[0 0 0]);
rectangle('Position',[75 -81.25 6.25 6.25], 'FaceColor',[1 1 1]);
rectangle('Position',[81.25 -81.25 6.25 6.25], 'FaceColor',[0 0 0]);
rectangle('Position',[75 -87.5 6.25 6.25], 'FaceColor',[1 1 1]);
rectangle('Position',[81.25 -87.5 6.25 6.25], 'FaceColor',[0 0 0]);
rectangle('Position',[75 -93.75 6.25 6.25], 'FaceColor',[1 1 1]);
rectangle('Position',[81.25 -93.75 6.25 6.25], 'FaceColor',[0 0 0]);
rectangle('Position',[75 -100 6.25 6.25], 'FaceColor',[1 1 1]);
rectangle('Position',[81.25 -100 6.25 6.25], 'FaceColor',[0 0 0]);
rectangle('Position',[175 -18.75 6.25 6.25], 'FaceColor',[0 0 0]);
rectangle('Position',[181.25 -18.75 6.25 6.25], 'FaceColor',[1 1 1]);
rectangle('Position',[175 -25 6.25 6.25], 'FaceColor',[0 0 0]);
rectangle('Position',[181.25 -25 6.25 6.25], 'FaceColor',[1 1 1]);
rectangle('Position',[175 -31.25 6.25 6.25], 'FaceColor',[0 0 0]);
rectangle('Position',[181.25 -31.25 6.25 6.25], 'FaceColor',[1 1 1]);
rectangle('Position',[175 -37.5 6.25 6.25], 'FaceColor',[0 0 0]);
rectangle('Position',[181.25 -37.5 6.25 6.25], 'FaceColor',[1 1 1]);
rectangle('Position',[175 -43.75 6.25 6.25], 'FaceColor',[0 0 0]);
rectangle('Position',[181.25 -43.75 6.25 6.25], 'FaceColor',[1 1 1]);
rectangle('Position',[175 -50 6.25 6.25], 'FaceColor',[0 0 0]);
rectangle('Position',[181.25 -50 6.25 6.25], 'FaceColor',[1 1 1]);
rectangle('Position',[175 -56.25 6.25 6.25], 'FaceColor',[0 0 0]);
rectangle('Position',[181.25 -56.25 6.25 6.25], 'FaceColor',[1 1 1]);
rectangle('Position',[175 -62.5 6.25 6.25], 'FaceColor',[0 0 0]);
rectangle('Position',[181.25 -62.5 6.25 6.25], 'FaceColor',[1 1 1]);
rectangle('Position',[175 -68.75 6.25 6.25], 'FaceColor',[0 0 0]);
rectangle('Position',[181.25 -68.75 6.25 6.25], 'FaceColor',[1 1 1]);
rectangle('Position',[175 -75 6.25 6.25], 'FaceColor',[0 0 0]);
rectangle('Position',[181.25 -75 6.25 6.25], 'FaceColor',[1 1 1]);
rectangle('Position',[175 -81.25 6.25 6.25], 'FaceColor',[0 0 0]);
rectangle('Position',[181.25 -81.25 6.25 6.25], 'FaceColor',[1 1 1]);
rectangle('Position',[175 -87.5 6.25 6.25], 'FaceColor',[0 0 0]);
rectangle('Position',[181.25 -87.5 6.25 6.25], 'FaceColor',[1 1 1]);
rectangle('Position',[175 -93.75 6.25 6.25], 'FaceColor',[0 0 0]);
rectangle('Position',[181.25 -93.75 6.25 6.25], 'FaceColor',[1 1 1]);
rectangle('Position',[175 -100 6.25 6.25], 'FaceColor',[0 0 0]);
rectangle('Position',[181.25 -100 6.25 6.25], 'FaceColor',[1 1 1]);
rectangle('Position',[87.5 -181.25 6.25 6.25], 'FaceColor',[1 1 1]);
rectangle('Position',[93.75 -181.25 6.25 6.25], 'FaceColor',[1 1 1]);
rectangle('Position',[87.5 -187.5 6.25 6.25], 'FaceColor',[0 0 0]);
rectangle('Position',[93.75 -187.5 6.25 6.25], 'FaceColor',[0 0 0]);
rectangle('Position',[100 -181.25 6.25 6.25], 'FaceColor',[1 1 1]);
rectangle('Position',[106.25 -181.25 6.25 6.25], 'FaceColor',[1 1 1]);
rectangle('Position',[100 -187.5 6.25 6.25], 'FaceColor',[0 0 0]);
rectangle('Position',[106.25 -187.5 6.25 6.25], 'FaceColor',[0 0 0]);
rectangle('Position',[212.5 -281.25 6.25 6.25], 'FaceColor',[1 1 1]);
rectangle('Position',[218.75 -281.25 6.25 6.25], 'FaceColor',[0 0 0]);
rectangle('Position',[212.5 -287.5 6.25 6.25], 'FaceColor',[1 1 1]);
rectangle('Position',[218.75 -287.5 6.25 6.25], 'FaceColor',[0 0 0]);
rectangle('Position',[212.5 -293.75 6.25 6.25], 'FaceColor',[1 1 1]);
rectangle('Position',[218.75 -293.75 6.25 6.25], 'FaceColor',[0 0 0]);
rectangle('Position',[212.5 -300 6.25 6.25], 'FaceColor',[1 1 1]);
rectangle('Position',[218.75 -300 6.25 6.25], 'FaceColor',[0 0 0]);
rectangle('Position',[300 -281.25 6.25 6.25], 'FaceColor',[1 1 1]);
rectangle('Position',[306.25 -281.25 6.25 6.25], 'FaceColor',[1 1 1]);
rectangle('Position',[300 -287.5 6.25 6.25], 'FaceColor',[0 0 0]);
rectangle('Position',[306.25 -287.5 6.25 6.25], 'FaceColor',[0 0 0]);
rectangle('Position',[312.5 -281.25 6.25 6.25], 'FaceColor',[1 1 1]);
rectangle('Position',[318.75 -281.25 6.25 6.25], 'FaceColor',[1 1 1]);
rectangle('Position',[312.5 -287.5 6.25 6.25], 'FaceColor',[0 0 0]);
rectangle('Position',[318.75 -287.5 6.25 6.25], 'FaceColor',[0 0 0]);
rectangle('Position',[325 -281.25 6.25 6.25], 'FaceColor',[1 1 1]);
rectangle('Position',[331.25 -281.25 6.25 6.25], 'FaceColor',[1 1 1]);
rectangle('Position',[325 -287.5 6.25 6.25], 'FaceColor',[0 0 0]);
rectangle('Position',[331.25 -287.5 6.25 6.25], 'FaceColor',[0 0 0]);
rectangle('Position',[337.5 -281.25 6.25 6.25], 'FaceColor',[1 1 1]);
rectangle('Position',[343.75 -281.25 6.25 6.25], 'FaceColor',[1 1 1]);
rectangle('Position',[337.5 -287.5 6.25 6.25], 'FaceColor',[0 0 0]);
rectangle('Position',[343.75 -287.5 6.25 6.25], 'FaceColor',[0 0 0]);
rectangle('Position',[350 -281.25 6.25 6.25], 'FaceColor',[1 1 1]);
rectangle('Position',[356.25 -281.25 6.25 6.25], 'FaceColor',[1 1 1]);
rectangle('Position',[350 -287.5 6.25 6.25], 'FaceColor',[0 0 0]);
rectangle('Position',[356.25 -287.5 6.25 6.25], 'FaceColor',[0 0 0]);
rectangle('Position',[362.5 -281.25 6.25 6.25], 'FaceColor',[1 1 1]);
rectangle('Position',[368.75 -281.25 6.25 6.25], 'FaceColor',[1 1 1]);
rectangle('Position',[362.5 -287.5 6.25 6.25], 'FaceColor',[0 0 0]);
rectangle('Position',[368.75 -287.5 6.25 6.25], 'FaceColor',[0 0 0]);
rectangle('Position',[375 -281.25 6.25 6.25], 'FaceColor',[1 1 1]);
rectangle('Position',[381.25 -281.25 6.25 6.25], 'FaceColor',[1 1 1]);
rectangle('Position',[375 -287.5 6.25 6.25], 'FaceColor',[0 0 0]);
rectangle('Position',[381.25 -287.5 6.25 6.25], 'FaceColor',[0 0 0]);
rectangle('Position',[212.5 -306.25 6.25 6.25], 'FaceColor',[1 1 1]);
rectangle('Position',[218.75 -306.25 6.25 6.25], 'FaceColor',[0 0 0]);
rectangle('Position',[212.5 -312.5 6.25 6.25], 'FaceColor',[1 1 1]);
rectangle('Position',[218.75 -312.5 6.25 6.25], 'FaceColor',[0 0 0]);
rectangle('Position',[212.5 -318.75 6.25 6.25], 'FaceColor',[1 1 1]);
rectangle('Position',[218.75 -318.75 6.25 6.25], 'FaceColor',[0 0 0]);
rectangle('Position',[212.5 -325 6.25 6.25], 'FaceColor',[1 1 1]);
rectangle('Position',[218.75 -325 6.25 6.25], 'FaceColor',[0 0 0]);
rectangle('Position',[212.5 -331.25 6.25 6.25], 'FaceColor',[1 1 1]);
rectangle('Position',[218.75 -331.25 6.25 6.25], 'FaceColor',[0 0 0]);
rectangle('Position',[212.5 -337.5 6.25 6.25], 'FaceColor',[1 1 1]);
rectangle('Position',[218.75 -337.5 6.25 6.25], 'FaceColor',[0 0 0]);
rectangle('Position',[212.5 -343.75 6.25 6.25], 'FaceColor',[1 1 1]);
rectangle('Position',[218.75 -343.75 6.25 6.25], 'FaceColor',[0 0 0]);
rectangle('Position',[212.5 -350 6.25 6.25], 'FaceColor',[1 1 1]);
rectangle('Position',[218.75 -350 6.25 6.25], 'FaceColor',[0 0 0]);
rectangle('Position',[212.5 -356.25 6.25 6.25], 'FaceColor',[1 1 1]);
rectangle('Position',[218.75 -356.25 6.25 6.25], 'FaceColor',[0 0 0]);
rectangle('Position',[212.5 -362.5 6.25 6.25], 'FaceColor',[1 1 1]);
rectangle('Position',[218.75 -362.5 6.25 6.25], 'FaceColor',[0 0 0]);
rectangle('Position',[212.5 -368.75 6.25 6.25], 'FaceColor',[1 1 1]);
rectangle('Position',[218.75 -368.75 6.25 6.25], 'FaceColor',[0 0 0]);
rectangle('Position',[212.5 -375 6.25 6.25], 'FaceColor',[1 1 1]);
rectangle('Position',[218.75 -375 6.25 6.25], 'FaceColor',[0 0 0]);
rectangle('Position',[212.5 -381.25 6.25 6.25], 'FaceColor',[1 1 1]);
rectangle('Position',[218.75 -381.25 6.25 6.25], 'FaceColor',[0 0 0]);
rectangle('Position',[212.5 -387.5 6.25 6.25], 'FaceColor',[1 1 1]);
rectangle('Position',[218.75 -387.5 6.25 6.25], 'FaceColor',[0 0 0]);
X=[373.333,350,300,300,290,275,275,270,262.5,250,237.5,225,212.5,200,187.5,175,150,125,100,50,50,50,26.6667,26.6667];
Y=[-26.6667,-50,-100,-125,-150,-175,-187.5,-200,-212.5,-212.5,-212.5,-212.5,-212.5,-212.5,-212.5,-212.5,-200,-175,-150,-100,-75,-50,-26.6667,-26.6667];
hold on;
plot(X,Y,'r');
plot(X,Y,'bo');
legend('1203.04','Location','southoutside');
